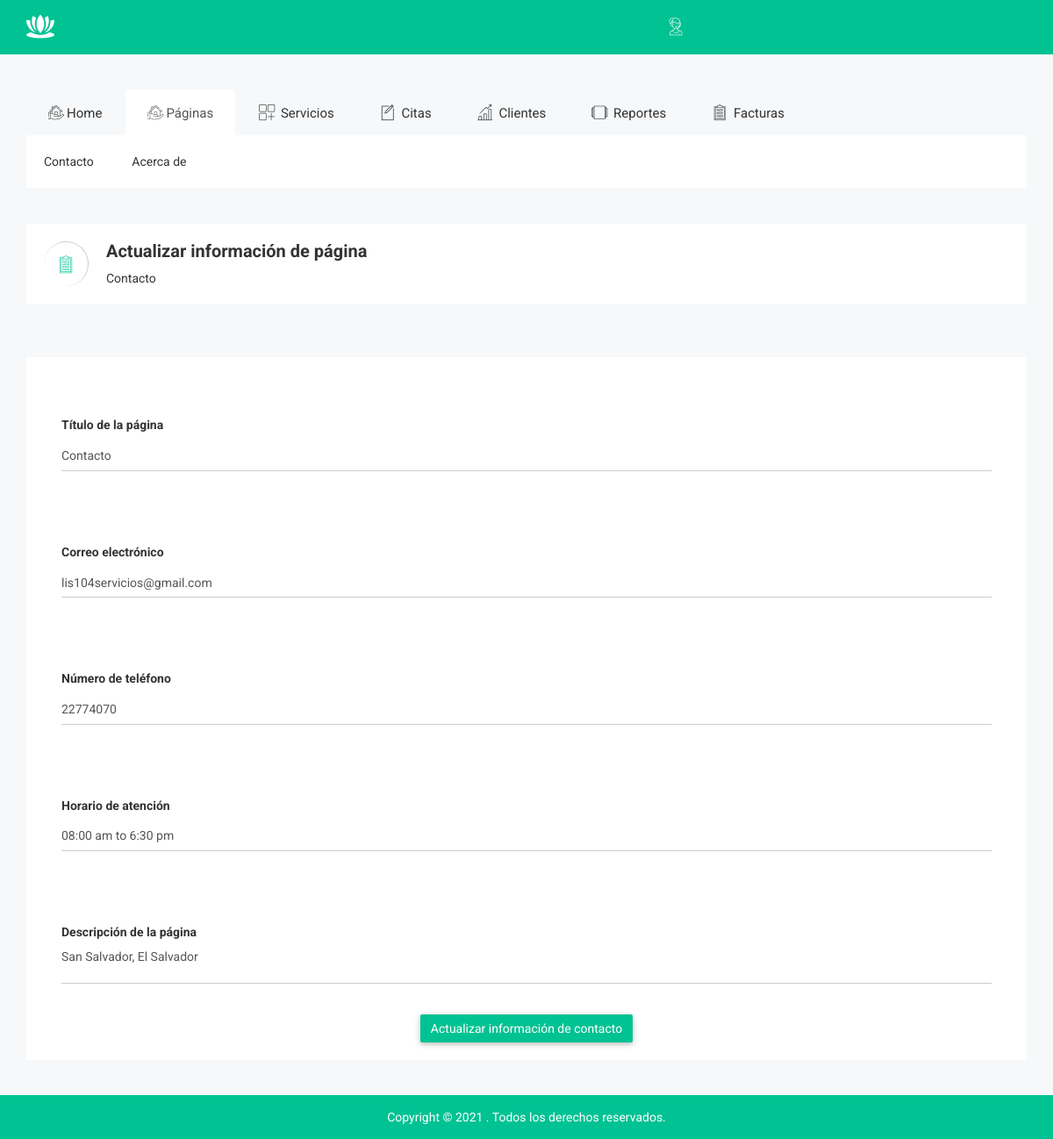
Page /admin/contact.php (signed in) on the committed database.
### tables this page shows
CREATE TABLE `tbpagina` (
  `ID` int(10) NOT NULL,
  `PageType` varchar(200) DEFAULT NULL,
  `PageTitle` mediumtext DEFAULT NULL,
  `PageDescription` mediumtext DEFAULT NULL,
  `Email` varchar(200) DEFAULT NULL,
  `MobileNumber` bigint(10) DEFAULT NULL,
  `UpdationDate` date DEFAULT NULL,
  `Timing` varchar(200) NOT NULL
);

### admin/contact.php (the view, shortened to what this page needs)
<?php
include('include/connection.php');
if (strlen($_SESSION['bsspa']==0)) {
  header('location:logout.php');
  } else{
?>
  <!doctype html>
<html class="no-js" lang="">
<head>
 <?php include('include/header_module.php');?>
<div class="container">
	<div class="row">
		<div class="col-lg-12 col-md-12 col-sm-12 col-xs-12">
	<?php if($msg) {echo $msg;}?></div>
      <?php
      $ret=mysqli_query($con,"select * from  tbpagina where PageType='contactanos'");
      while ($row=mysqli_fetch_array($ret)) {
      ?>
	</div>
</div>
<div class="breadcomb-area">
	<div class="container">
		<div class="row">
			<div class="col-lg-12 col-md-12 col-sm-12 col-xs-12">
				<div class="breadcomb-list">
					<div class="row">
						<div class="col-lg-6 col-md-6 col-sm-6 col-xs-12">
							<div class="breadcomb-wp">
								<div class="breadcomb-icon">
									<i class="notika-icon notika-form"></i>
								</div>
								<div class="breadcomb-ctn">
									<h2>Actualizar información de página</h2>
									<p>Contacto</p>
								</div>
							</div>
						</div>
					</div>
				</div>
			</div>
		</div>
	</div>
</div>
<div class="form-element-area">
    <div class="container">
        <div class="row">
            <div class="col-lg-12 col-md-12 col-sm-12 col-xs-12">
                <div class="form-element-list mg-t-30">
                <form method="post">
                <div class="row">
            		<div class="col-lg-12 col-md-12 col-sm-12 col-xs-12">
            			<div class="form-element-list mg-t-30">
            				<div class="row">
                        		<div class="col-lg-12 col-md-12 col-sm-12 col-xs-12">
                            		<div class="floating-numner form-rlt-mg">
                            			<h5>Título de la página</h5>
                        			</div>
                        		</div>
                        	</div>
                        	<div class="row">
                        		<div class="col-lg-12 col-md-12 col-sm-12 col-xs-12">
                            		<div class="form-group">
                                		<div class="nk-int-st">
                                			<input type="text" class="form-control" id="pagetitle" name="pagetitle" value="<?php  echo $row['PageTitle'];?>" required="true">
                            			</div>
                        			</div>
                    			</div>
                        	</div>
                    	</div>
                	</div>
                </div>
                <div class="row">
                    <div class="col-lg-12 col-md-12 col-sm-12 col-xs-12">
                        <div class="form-element-list mg-t-30">
                            <div class="row">
                                <div class="col-lg-12 col-md-12 col-sm-12 col-xs-12">
                                    <div class="floating-numner form-rlt-mg">
                                        <h5>Correo electrónico</h5>
                                    </div>
                                </div>
                            </div>
                            <div class="row">
                                <div class="col-lg-12 col-md-12 col-sm-12 col-xs-12">
                                    <div class="form-group">
                                        <div class="nk-int-st">
                                            <input type="text" class="form-control" name="email" id="email" value="<?php  echo $row['Email'];?>" required="true">
                                        </div>
                                    </div>
                                </div>
                            </div>
                        </div>
                    </div>
                </div>
                <div class="row">
                    <div class="col-lg-12 col-md-12 col-sm-12 col-xs-12">
                        <div class="form-element-list mg-t-30">
                            <div class="row">
                                <div class="col-lg-12 col-md-12 col-sm-12 col-xs-12">
                                    <div class="floating-numner form-rlt-mg">
                                        <h5>Número de teléfono</h5>
                                    </div>
                                </div>
                            </div>
                            <div class="row">
                                <div class="col-lg-12 col-md-12 col-sm-12 col-xs-12">
                                    <div class="form-group">
                                        <div class="nk-int-st">
                                            <input type="text" class="form-control" name="mobnumber" id="mobnumber" value="<?php  echo $row['MobileNumber'];?>" required="true">
                                        </div>
                                    </div>
                                </div>
                            </div>
                        </div>
                    </div>
                </div>
                <div class="row">
                    <div class="col-lg-12 col-md-12 col-sm-12 col-xs-12">
                        <div class="form-element-list mg-t-30">
                            <div class="row">
                                <div class="col-lg-12 col-md-12 col-sm-12 col-xs-12">
                                    <div class="floating-numner form-rlt-mg">
                                        <h5>Horario de atención</h5>
                                    </div>
                                </div>
                            </div>
                            <div class="row">
                                <div class="col-lg-12 col-md-12 col-sm-12 col-xs-12">
                                    <div class="form-group">
                                        <div class="nk-int-st">
                                            <input type="text" class="form-control" name="timing" id="timing" value="<?php  echo $row['Timing'];?>" required="true">
                                        </div>
                                    </div>
                                </div>
                            </div>
                        </div>
                    </div>
                </div>
                <div class="row">
            		<div class="col-lg-12 col-md-12 col-sm-12 col-xs-12">
            			<div class="form-element-list mg-t-30">
            				<div class="row">
                        		<div class="col-lg-12 col-md-12 col-sm-12 col-xs-12">
                            		<div class="floating-numner form-rlt-mg">
                            			<h5>Descripción de la página</h5>
                        			</div>
                        		</div>
                        	</div>
                        	<div class="row">
                        		<div class="col-lg-12 col-md-12 col-sm-12 col-xs-12">
                            		<div class="form-group">
                                		<div class="nk-int-st">
                                			<textarea name="pagedes" id="pagedes" rows="5" class="form-control auto-size"  style="overflow: hidden; overflow-wrap: break-word; height: 41px;"><?php  echo $row['PageDescription'];?></textarea>
                            			</div>
                        			</div>
                    			</div>
                        	</div>
                    	</div>
                	</div>
                </div>
				<?php } ?>
                <div class="row">
            		<div class="col-lg-12 col-md-12 col-sm-12 col-xs-12">
                    	<div class="form-example-int">
                        	<center><button type="submit" name="submit" class="btn btn-success notika-btn-success">Actualizar información de contacto</button></center>
                    	</div>
                	</div>
        		</div>
        		</form>
    			</div>
			</div>
		</div>
	</div>
</div>
<?php } ?>

### admin/css/wave/button.css (style rules this page uses)
.btn-default.notika-btn-default, .btn-info.notika-btn-info, .btn-primary.notika-btn-primary, .btn-success.notika-btn-success, .btn-warning.notika-btn-warning, .btn-danger.notika-btn-danger { box-shadow: 0 2px 5px rgba(0,0,0,.16), 0 2px 10px rgba(0,0,0,.12); border:none; outline:none !important; border-radius:2px; font-size:14px; }
.btn-success.notika-btn-success, .btn-success.success-icon-notika { background-color: #00c292; }

### admin/css/main.css (style rules this page uses)
html { color: #222; font-size: 1em; line-height: 1.4; }
textarea { resize: vertical; }

### rows in the picture
tbpagina: pagetitle "Contacto", email "lis104servicios@gmail.com", mobnumber "22774070", timing "08:00 am to 6:30 pm", pagedes "San Salvador, El Salvador"
